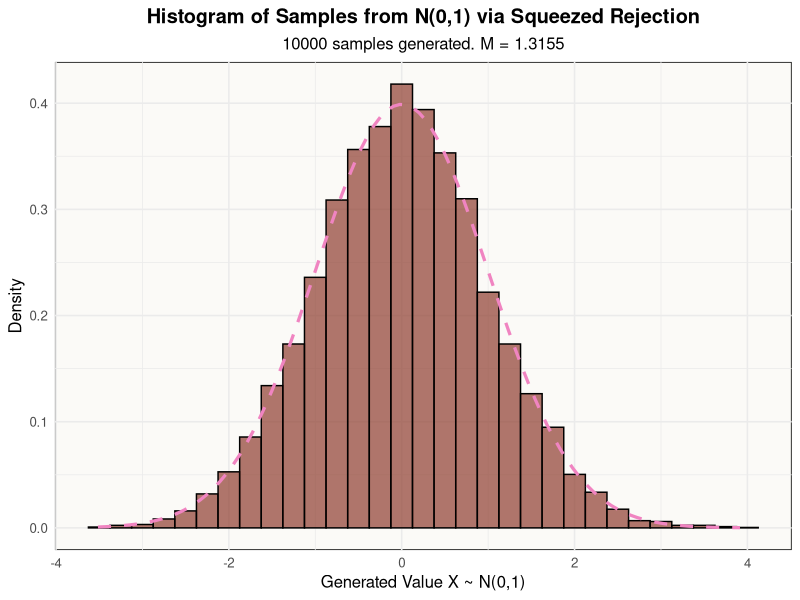

Write the R code that produced this figure.
################################################################################
# 02a_rejection_sampling_squeezed.R
#
# Author: Antonios Barotsakis
#
# Description:
# This script implements the "Squeezed" Rejection Sampling method to generate
# samples from a standard normal distribution, N(0,1). It uses a Laplace(0,1)
# distribution as the proposal and a specific squeezing function to reduce
# the number of expensive target density calculations.
#
# The script:
# 1. Defines the target (Normal), proposal (Laplace), and squeezing functions.
# 2. Implements the inversion method to sample from the Laplace proposal.
# 3. Runs the main Squeezed Rejection Sampling loop to generate 10,000 samples.
# 4. Performs a theoretical and empirical analysis of the algorithm's
#    efficiency (acceptance rate, cost savings).
# 5. Visualizes the distribution of the generated samples against the
#    theoretical N(0,1) density.
#
# This script corresponds to Exercise 2(a) of the project.
#
################################################################################


# --- 1. SETUP & LIBRARIES ---

library(ggplot2)


# --- 2. DEFINE FUNCTIONS FOR SAMPLING ---

# Target density function f(x): Standard Normal N(0,1)
f_target <- function(x) {
  dnorm(x, mean = 0, sd = 1)
}

# Proposal density function g(x): Laplace(0,1)
g_proposal <- function(x) {
  0.5 * exp(-abs(x))
}

# Function to generate a sample from g_proposal(x) using the inversion method
generate_from_g_inversion <- function() {
  u <- runif(1)
  if (u < 0.5) {
    x_sample <- log(2 * u)
  } else {
    x_sample <- -log(2 * (1 - u))
  }
  return(x_sample)
}

# Envelope constant M such that f(x) <= M*g(x)
M_constant <- sqrt(2 * exp(1) / pi)

# Squeezing function s(x) such that 0 <= s(x) <= f(x)
s_squeeze <- function(x) {
  term_in_max <- 1 - (x^2 / 2)
  (1 / sqrt(2 * pi)) * pmax(0, term_in_max)
}


# --- 3. SQUEEZED REJECTION SAMPLING LOOP ---

# Parameters
num_samples_target <- 10000
set.seed(12345) # For reproducibility

# Initialize storage and counters
generated_samples <- numeric(num_samples_target)
count_accepted <- 0
total_attempts <- 0
f_calculations_avoided <- 0

cat("Starting Squeezed Rejection Sampling...\n")
while (count_accepted < num_samples_target) {
  total_attempts <- total_attempts + 1
  
  # Step 1: Generate a candidate from the proposal distribution g(x)
  Y_cand <- generate_from_g_inversion()
  
  # Step 2: Generate a uniform random number for the test
  U_rand <- runif(1)
  
  # Calculate required values for the tests
  G_Y_cand <- M_constant * g_proposal(Y_cand) # M*g(y)
  s_Y_cand <- s_squeeze(Y_cand) # s(y)
  
  # Step 3: "Cheap" Squeeze Test
  if (U_rand <= s_Y_cand / G_Y_cand) {
    # Accept based on the squeeze test
    count_accepted <- count_accepted + 1
    generated_samples[count_accepted] <- Y_cand
    f_calculations_avoided <- f_calculations_avoided + 1
  } else {
    # Step 4: "Expensive" Full Test (only if squeeze test fails)
    f_Y_cand <- f_target(Y_cand) # f(y)
    
    if (U_rand <= f_Y_cand / G_Y_cand) {
      # Accept based on the full test
      count_accepted <- count_accepted + 1
      generated_samples[count_accepted] <- Y_cand
    }
    # Else: Reject the candidate and loop again
  }
}
cat("Sampling finished.\n\n")


# --- 4. PERFORMANCE ANALYSIS ---

cat("--- Squeezed Rejection Sampling Process Summary ---\n")
cat(sprintf("Target number of samples: %d\n", num_samples_target))
cat(sprintf("Constant M used: %.4f\n", M_constant))
cat(sprintf("Total proposals generated (attempts): %d\n", total_attempts))
cat(sprintf("Empirical overall acceptance probability: %.4f\n", count_accepted / total_attempts))
cat(sprintf("Theoretical overall acceptance probability (1/M): %.4f\n", 1 / M_constant))
cat(sprintf("Times f(x) calculation was avoided (successful squeezes): %d\n", f_calculations_avoided))
cat(sprintf("Proportion of attempts that were successful squeezes: %.4f\n", f_calculations_avoided / total_attempts))
cat(sprintf("Proportion of accepted samples from successful squeezes: %.4f\n\n", f_calculations_avoided / count_accepted))


# --- 5. VISUALIZATION ---

# Create a data frame for ggplot
samples_df <- data.frame(x_values = generated_samples)

# Create the histogram with the theoretical N(0,1) density overlaid
histogram_squeezed <- ggplot(samples_df, aes(x = x_values)) +
  geom_histogram(aes(y = after_stat(density)), binwidth = 0.25,
                 fill = "#8E3C2E", color = "black", alpha = 0.7) +
  stat_function(fun = dnorm, args = list(mean = 0, sd = 1),
                color = "#F084C1", linewidth = 1.1, linetype = "dashed") +
  labs(
    title = "Histogram of Samples from N(0,1) via Squeezed Rejection",
    subtitle = paste(num_samples_target, "samples generated. M =", round(M_constant, 4)),
    x = "Generated Value X ~ N(0,1)",
    y = "Density"
  ) +
  theme_minimal(base_size = 12) +
  theme(
    plot.title = element_text(hjust = 0.5, face = "bold"),
    plot.subtitle = element_text(hjust = 0.5),
    panel.background = element_rect(fill = "#FBFAF7")
  )

# Save the histogram
ggsave("plots/06_rejection_sampling_squeezed.png", plot = histogram_squeezed, width = 8, height = 6)    